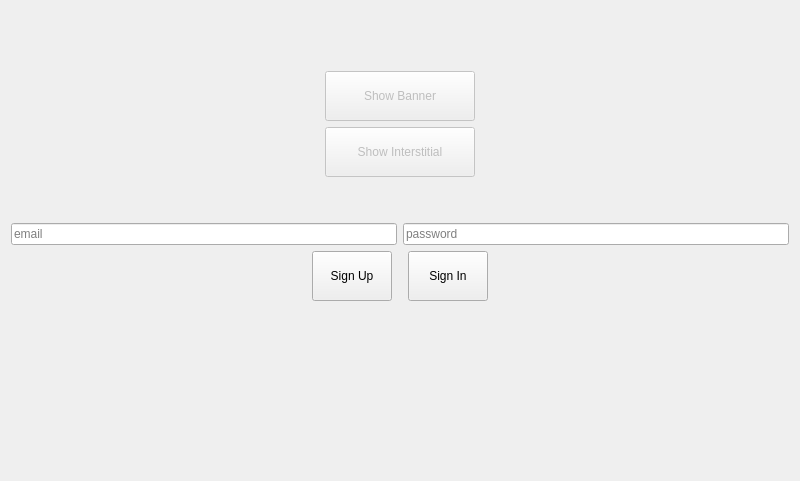
<?xml version="1.0" encoding="UTF-8"?>
<ui version="4.0">
 <class>MainWindow</class>
 <widget class="QMainWindow" name="MainWindow">
  <property name="geometry">
   <rect>
    <x>0</x>
    <y>0</y>
    <width>800</width>
    <height>481</height>
   </rect>
  </property>
  <property name="windowTitle">
   <string>MainWindow</string>
  </property>
  <widget class="QWidget" name="centralWidget">
   <layout class="QGridLayout" name="gridLayout_2">
    <item row="0" column="0">
     <layout class="QVBoxLayout" name="verticalLayout" stretch="0,0,0,0,0,0,0">
      <property name="sizeConstraint">
       <enum>QLayout::SetMaximumSize</enum>
      </property>
      <item>
       <spacer name="verticalSpacer_2">
        <property name="orientation">
         <enum>Qt::Vertical</enum>
        </property>
        <property name="sizeType">
         <enum>QSizePolicy::Minimum</enum>
        </property>
        <property name="sizeHint" stdset="0">
         <size>
          <width>20</width>
          <height>60</height>
         </size>
        </property>
       </spacer>
      </item>
      <item>
       <layout class="QHBoxLayout" name="horizontalLayout">
        <item>
         <spacer name="horizontalSpacer">
          <property name="orientation">
           <enum>Qt::Horizontal</enum>
          </property>
          <property name="sizeHint" stdset="0">
           <size>
            <width>40</width>
            <height>20</height>
           </size>
          </property>
         </spacer>
        </item>
        <item>
         <widget class="QPushButton" name="bannerButton">
          <property name="enabled">
           <bool>false</bool>
          </property>
          <property name="sizePolicy">
           <sizepolicy hsizetype="Minimum" vsizetype="Fixed">
            <horstretch>0</horstretch>
            <verstretch>0</verstretch>
           </sizepolicy>
          </property>
          <property name="minimumSize">
           <size>
            <width>150</width>
            <height>50</height>
           </size>
          </property>
          <property name="text">
           <string>Show Banner</string>
          </property>
         </widget>
        </item>
        <item>
         <spacer name="horizontalSpacer_2">
          <property name="orientation">
           <enum>Qt::Horizontal</enum>
          </property>
          <property name="sizeHint" stdset="0">
           <size>
            <width>40</width>
            <height>20</height>
           </size>
          </property>
         </spacer>
        </item>
       </layout>
      </item>
      <item>
       <layout class="QHBoxLayout" name="horizontalLayout_3">
        <item>
         <spacer name="horizontalSpacer_3">
          <property name="orientation">
           <enum>Qt::Horizontal</enum>
          </property>
          <property name="sizeHint" stdset="0">
           <size>
            <width>40</width>
            <height>20</height>
           </size>
          </property>
         </spacer>
        </item>
        <item>
         <widget class="QPushButton" name="interstitialButton">
          <property name="enabled">
           <bool>false</bool>
          </property>
          <property name="sizePolicy">
           <sizepolicy hsizetype="Minimum" vsizetype="Fixed">
            <horstretch>0</horstretch>
            <verstretch>0</verstretch>
           </sizepolicy>
          </property>
          <property name="minimumSize">
           <size>
            <width>150</width>
            <height>50</height>
           </size>
          </property>
          <property name="text">
           <string>Show Interstitial</string>
          </property>
         </widget>
        </item>
        <item>
         <spacer name="horizontalSpacer_4">
          <property name="orientation">
           <enum>Qt::Horizontal</enum>
          </property>
          <property name="sizeHint" stdset="0">
           <size>
            <width>40</width>
            <height>20</height>
           </size>
          </property>
         </spacer>
        </item>
       </layout>
      </item>
      <item>
       <spacer name="verticalSpacer_3">
        <property name="orientation">
         <enum>Qt::Vertical</enum>
        </property>
        <property name="sizeType">
         <enum>QSizePolicy::Minimum</enum>
        </property>
        <property name="sizeHint" stdset="0">
         <size>
          <width>20</width>
          <height>40</height>
         </size>
        </property>
       </spacer>
      </item>
      <item>
       <layout class="QHBoxLayout" name="horizontalLayout_6">
        <item>
         <widget class="QLineEdit" name="emailEdit">
          <property name="inputMask">
           <string/>
          </property>
          <property name="placeholderText">
           <string>email</string>
          </property>
         </widget>
        </item>
        <item>
         <widget class="QLineEdit" name="passwordEdit">
          <property name="inputMask">
           <string/>
          </property>
          <property name="placeholderText">
           <string>password</string>
          </property>
         </widget>
        </item>
       </layout>
      </item>
      <item>
       <layout class="QVBoxLayout" name="verticalLayout_2">
        <item>
         <layout class="QHBoxLayout" name="horizontalLayout_5">
          <item>
           <spacer name="horizontalSpacer_5">
            <property name="orientation">
             <enum>Qt::Horizontal</enum>
            </property>
            <property name="sizeHint" stdset="0">
             <size>
              <width>40</width>
              <height>20</height>
             </size>
            </property>
           </spacer>
          </item>
          <item>
           <widget class="QPushButton" name="signUpButton">
            <property name="minimumSize">
             <size>
              <width>0</width>
              <height>50</height>
             </size>
            </property>
            <property name="text">
             <string>Sign Up</string>
            </property>
           </widget>
          </item>
          <item>
           <spacer name="horizontalSpacer_7">
            <property name="orientation">
             <enum>Qt::Horizontal</enum>
            </property>
            <property name="sizeType">
             <enum>QSizePolicy::Minimum</enum>
            </property>
            <property name="sizeHint" stdset="0">
             <size>
              <width>10</width>
              <height>20</height>
             </size>
            </property>
           </spacer>
          </item>
          <item>
           <widget class="QPushButton" name="signInButton">
            <property name="minimumSize">
             <size>
              <width>0</width>
              <height>50</height>
             </size>
            </property>
            <property name="text">
             <string>Sign In</string>
            </property>
           </widget>
          </item>
          <item>
           <spacer name="horizontalSpacer_6">
            <property name="orientation">
             <enum>Qt::Horizontal</enum>
            </property>
            <property name="sizeHint" stdset="0">
             <size>
              <width>40</width>
              <height>20</height>
             </size>
            </property>
           </spacer>
          </item>
         </layout>
        </item>
       </layout>
      </item>
      <item>
       <spacer name="verticalSpacer">
        <property name="orientation">
         <enum>Qt::Vertical</enum>
        </property>
        <property name="sizeType">
         <enum>QSizePolicy::MinimumExpanding</enum>
        </property>
        <property name="sizeHint" stdset="0">
         <size>
          <width>20</width>
          <height>30</height>
         </size>
        </property>
       </spacer>
      </item>
     </layout>
    </item>
   </layout>
  </widget>
 </widget>
 <layoutdefault spacing="6" margin="11"/>
 <resources/>
 <connections/>
</ui>
